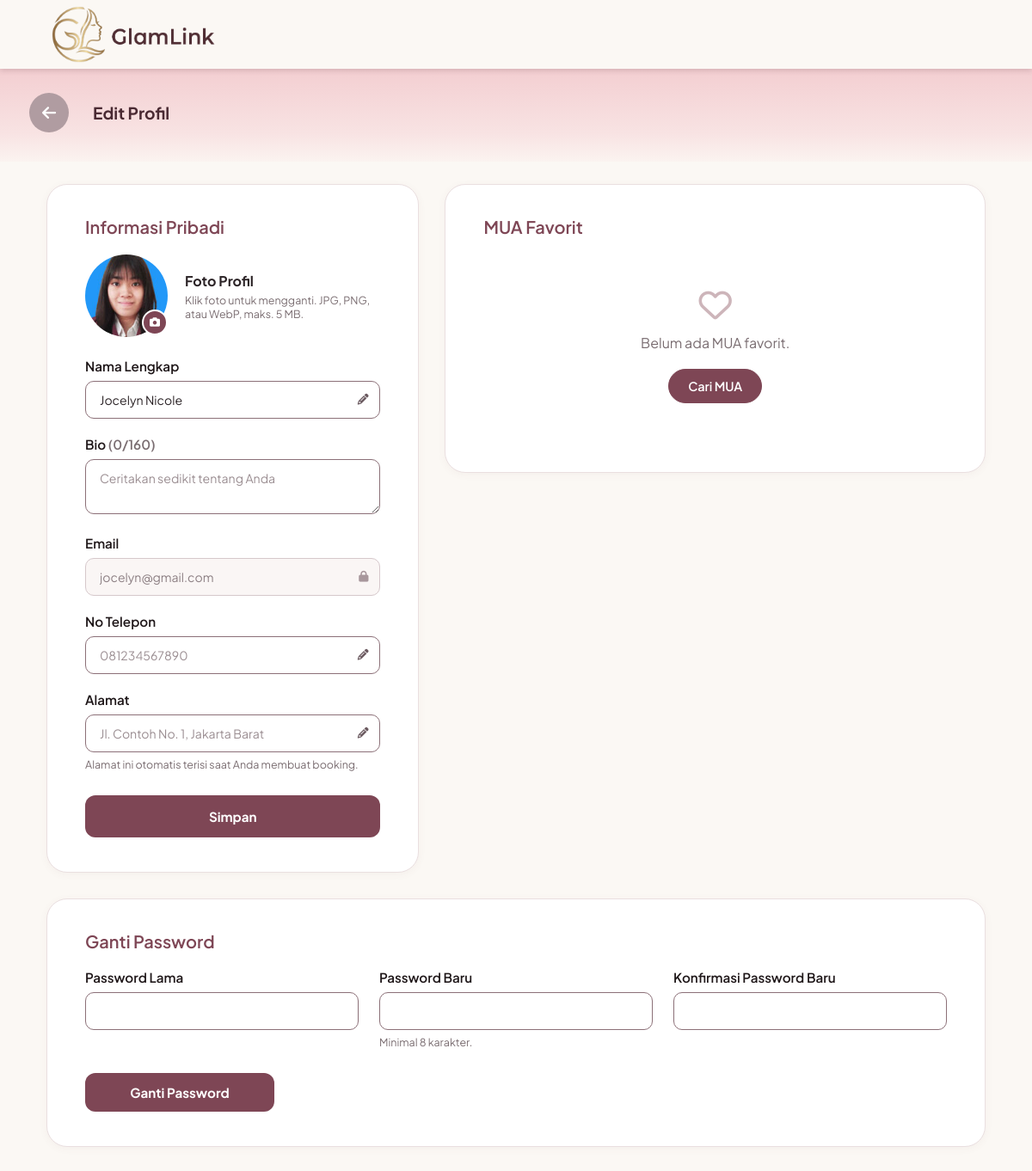
Page /klien/profil_edit.php (signed in) on the earlier database version.
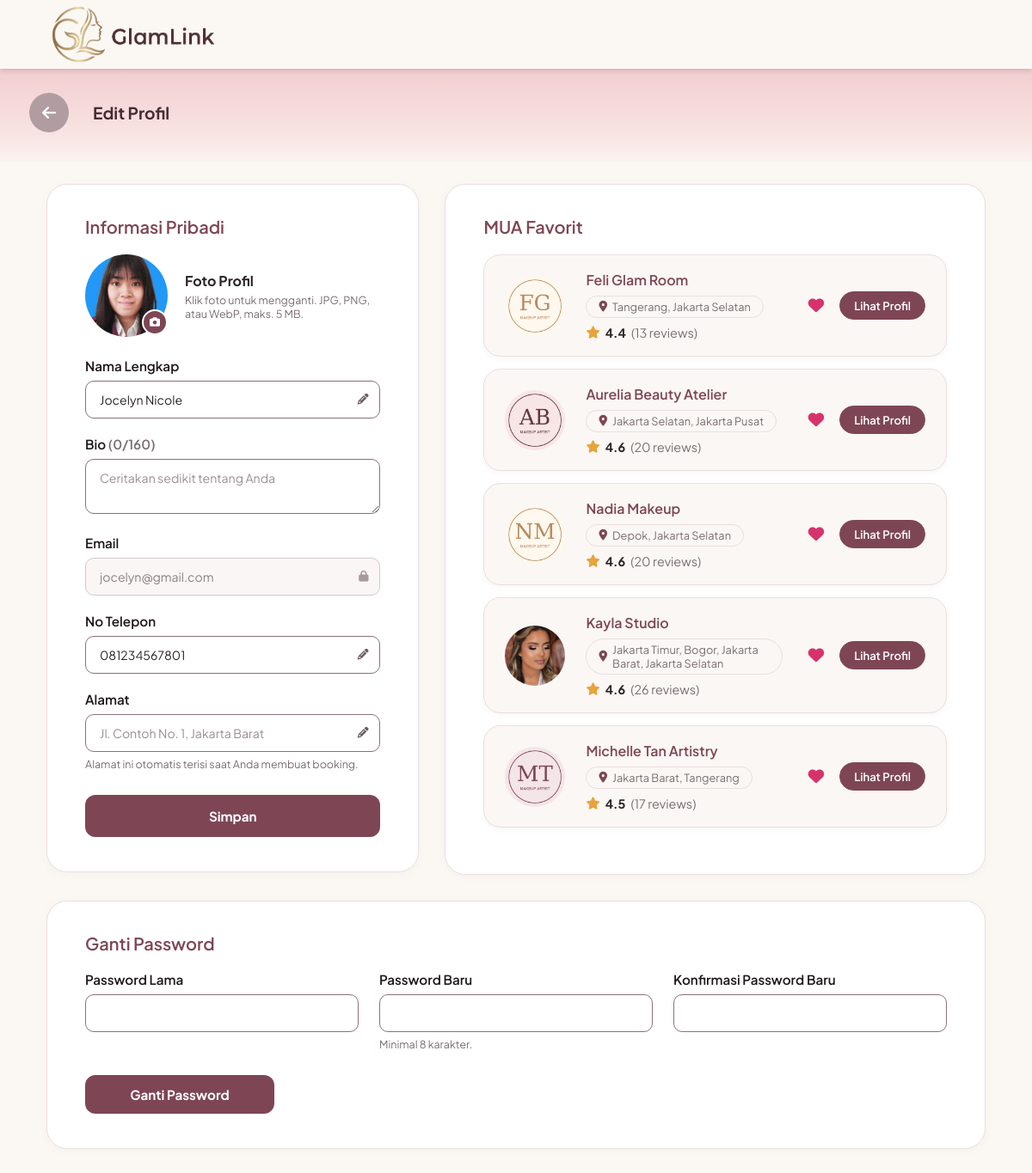
Same page on the later database version.
### tables this page shows
CREATE TABLE `users` (
  `id_user` int(11) NOT NULL,
  `nama` varchar(100) NOT NULL,
  `email` varchar(100) NOT NULL,
  `nomor_telepon` varchar(20) DEFAULT NULL,
  `nama_brand` varchar(150) DEFAULT NULL,
  `bio` text DEFAULT NULL,
  `lokasi` varchar(150) DEFAULT NULL,
  `foto_profil` varchar(255) DEFAULT NULL,
  `password` varchar(255) NOT NULL,
  `role` enum('mua','pelanggan','admin') NOT NULL,
  `dibuat_pada` timestamp NOT NULL DEFAULT current_timestamp(),
  `status_verifikasi` enum('pending','approved','rejected') NOT NULL DEFAULT 'approved',
  `alasan_tolak` varchar(255) DEFAULT NULL
);

### klien/profil_edit.php (the view, shortened to what the changed rows need)
<?php
require __DIR__ . '/../includes/klien.php';
require __DIR__ . '/../includes/profil_klien.php';
$u = q('SELECT nama, email, nomor_telepon, lokasi, bio, foto_profil FROM users WHERE id_user = ?', [$id_klien])[0];
$fav = daftar_favorit($id_klien);
head_klien('Edit Profil');
?>
<div class="bk-band"><div class="bk-wrap bk-band-in">
    <h1>Edit Profil</h1>
</div></div>
<main class="pr-page pr-edit">
    <div class="pr-grid">
        <form class="pr-card" method="POST" enctype="multipart/form-data" novalidate>
            <h2>Informasi Pribadi</h2>
            <div class="pr-foto">
                <label class="pr-avatar" for="f-foto" title="Ganti foto profil"><span id="pr-prev"><?php echo foto($u['foto_profil'], 'avatar xl'); ?></span><span class="pr-cam"><i class="fa-solid fa-camera"></i></span></label>
            </div>
            <div class="pr-item"><label class="pr-lbl" for="f-nama">Nama Lengkap</label>
                <div class="pr-in"><input type="text" id="f-nama" name="nama" maxlength="100" value="<?php echo e($u['nama']); ?>" required><i class="fa-solid fa-pencil"></i></div></div>
            <div class="pr-item"><label class="pr-lbl" for="f-email">Email</label>
                <div class="pr-in pr-off"><input type="email" id="f-email" value="<?php echo e($u['email']); ?>" disabled><i class="fa-solid fa-lock" title="Email tidak dapat diubah"></i></div></div>
            <div class="pr-item"><label class="pr-lbl" for="f-telp">No Telepon</label>
                <div class="pr-in"><input type="tel" id="f-telp" name="nomor_telepon" inputmode="tel" placeholder="081234567890" value="<?php echo e($u['nomor_telepon']); ?>" required><i class="fa-solid fa-pencil"></i></div></div>
        </form>
        <section class="pr-card">
            <h2>MUA Favorit</h2>
            <?php foreach ($fav as $m) kartu_favorit($m, 'profil_edit'); ?>
            <?php if (!$fav): ?><div class="kosong pr-kosong"><i class="fa-regular fa-heart"></i><p>Belum ada MUA favorit.</p><a class="kb-fill" href="cari.php">Cari MUA</a></div><?php endif; ?>
        </section>
    </div>
    <form class="pr-card pr-pass" id="password" method="POST" novalidate>
        <h2>Ganti Password</h2>
    </form>
</main>
</body></html>

### includes/klien.php (shortened to what the changed rows need)
<?php
require_once __DIR__ . '/../koneksi.php';
$id_klien = (int)$_SESSION['id_user'];
function q($sql, $params = []) {
    global $koneksi;
    $st = $koneksi->prepare($sql);
    if ($params) { $st->bind_param(str_repeat('s', count($params)), ...$params); }
    $st->execute();
    $r = $st->get_result();
    return $r ? $r->fetch_all(MYSQLI_ASSOC) : [];
}
function e($v)      { return htmlspecialchars((string)$v, ENT_QUOTES); }
function foto($file, $kelas = '', $ikon = 'fa-user') {
    $f = basename((string)$file);
    if ($f !== '' && file_exists(__DIR__ . '/../assets/img/' . $f)) {
        return '<img class="' . $kelas . '" src="../assets/img/' . e($f) . '" alt="">';
    }
    return '<div class="' . $kelas . ' foto-kosong"><i class="fa-solid ' . $ikon . '"></i></div>';
}
function daftar_mua($where = '', $params = [], $urut = 'rating DESC, selesai DESC, u.dibuat_pada DESC', $limit = 60) {
    $rows = q("SELECT u.id_user, u.nama_brand, u.lokasi, u.foto_profil,
                (SELECT foto FROM portfolios WHERE id_mua = u.id_user ORDER BY id_portfolio LIMIT 1) AS cover,
                (SELECT MIN(harga) FROM services WHERE id_mua = u.id_user) AS harga_min,
                (SELECT COUNT(*) FROM bookings WHERE id_mua = u.id_user AND status = 'selesai') AS selesai,
                (SELECT ROUND(AVG(rating), 1) FROM bookings WHERE id_mua = u.id_user AND rating > 0) AS rating,
                (SELECT COUNT(*) FROM bookings WHERE id_mua = u.id_user AND rating > 0) AS n_ulasan,
                (SELECT COUNT(*) FROM favorit f WHERE f.id_mua = u.id_user AND f.id_pelanggan = " . (int)($GLOBALS['id_klien'] ?? 0) . ") AS fav
              FROM users u
              WHERE u.role = 'mua' AND u.status_verifikasi = 'approved' $where
              ORDER BY $urut LIMIT " . (int)$limit, $params);
    foreach ($rows as &$m) {
        $m['kats'] = array_column(q("SELECT DISTINCT kategori FROM services WHERE id_mua = ? AND kategori <> ''", [$m['id_user']]), 'kategori');
    }
    return $rows;
}
function rating_teks($m) {
    return '<span class="rate"><i class="fa-solid fa-star"></i> <b>' . number_format((float)$m['rating'], 1) . '</b> <span class="muted">(' . (int)$m['n_ulasan'] . ' reviews)</span></span>';
}
function head_klien($judul) {
    echo '<!DOCTYPE html><html lang="id"><head><meta charset="UTF-8"><meta name="viewport" content="width=device-width, initial-scale=1.0"><title>' . e($judul) . ' - GlamLink</title>
<link rel="stylesheet" href="https://cdnjs.cloudflare.com/ajax/libs/font-awesome/6.4.0/css/all.min.css">
<link href="https://fonts.googleapis.com/css2?family=Plus+Jakarta+Sans:wght@400;500;600;700&display=swap" rel="stylesheet">
<link rel="stylesheet" href="../assets/css/navbar.css"><link rel="stylesheet" href="../assets/css/klien.css"></head><body>';
}

### includes/profil_klien.php (shortened to what the changed rows need)
<?php
function daftar_favorit($id_klien) {
    $id = (int)$id_klien;
    return daftar_mua('AND u.id_user IN (SELECT id_mua FROM favorit WHERE id_pelanggan = ?)', [$id],
        '(SELECT MAX(f2.created_at) FROM favorit f2 WHERE f2.id_mua = u.id_user AND f2.id_pelanggan = ' . $id . ') DESC', 50);
}
function kartu_favorit(array $m, $dari) {
    $id = (int)$m['id_user'];
    echo '<article class="pr-fav">' . foto($m['foto_profil'], 'avatar pr-fav-av');
    echo '<div class="pr-fav-info"><b>' . e($m['nama_brand']) . '</b>';
    echo '<div class="pr-fav-meta"><span class="pill"><i class="fa-solid fa-location-dot"></i> ' . e($m['lokasi'] ?: '-') . '</span>' . rating_teks($m) . '</div></div>';
    echo '<div class="pr-fav-aksi"><form method="POST" action="favorit.php">' . csrf_field()
       . '<input type="hidden" name="id_mua" value="' . $id . '"><input type="hidden" name="dari" value="' . e($dari) . '">'
       . '<button type="submit" class="pr-unfav" title="Hapus dari favorit" aria-label="Hapus ' . e($m['nama_brand']) . ' dari favorit"><i class="fa-solid fa-heart"></i></button></form>'
       . '<a class="kb-fill sm" href="mua.php?id=' . $id . '">Lihat Profil</a></div></article>';
}

Differences in the rows shown:
changed users "Jocelyn Nicole": nomor_telepon (not shown) → "081234567801"
added users: foto_profil (picture), nama_brand "Feli Glam Room", lokasi "Tangerang, Jakarta Selatan", rating "4.4", n_ulasan "13"
added users: foto_profil (picture), nama_brand "Aurelia Beauty Atelier", lokasi "Jakarta Selatan, Jakarta Pusat", rating "4.6", n_ulasan "20"
now on this page (row edited): users: foto_profil (picture), nama_brand "Nadia Makeup", lokasi "Depok, Jakarta Selatan", rating "4.6", n_ulasan "20"
now on this page (row edited): users: foto_profil (picture), nama_brand "Kayla Studio", lokasi "Jakarta Timur, Bogor, Jakarta Barat, Jakarta Selatan", rating "4.6", n_ulasan "26"
added users: foto_profil (picture), nama_brand "Michelle Tan Artistry", lokasi "Jakarta Barat, Tangerang", rating "4.5", n_ulasan "17"
Other differences:
text no longer shown: "Belum ada MUA favorit. Cari MUA"
